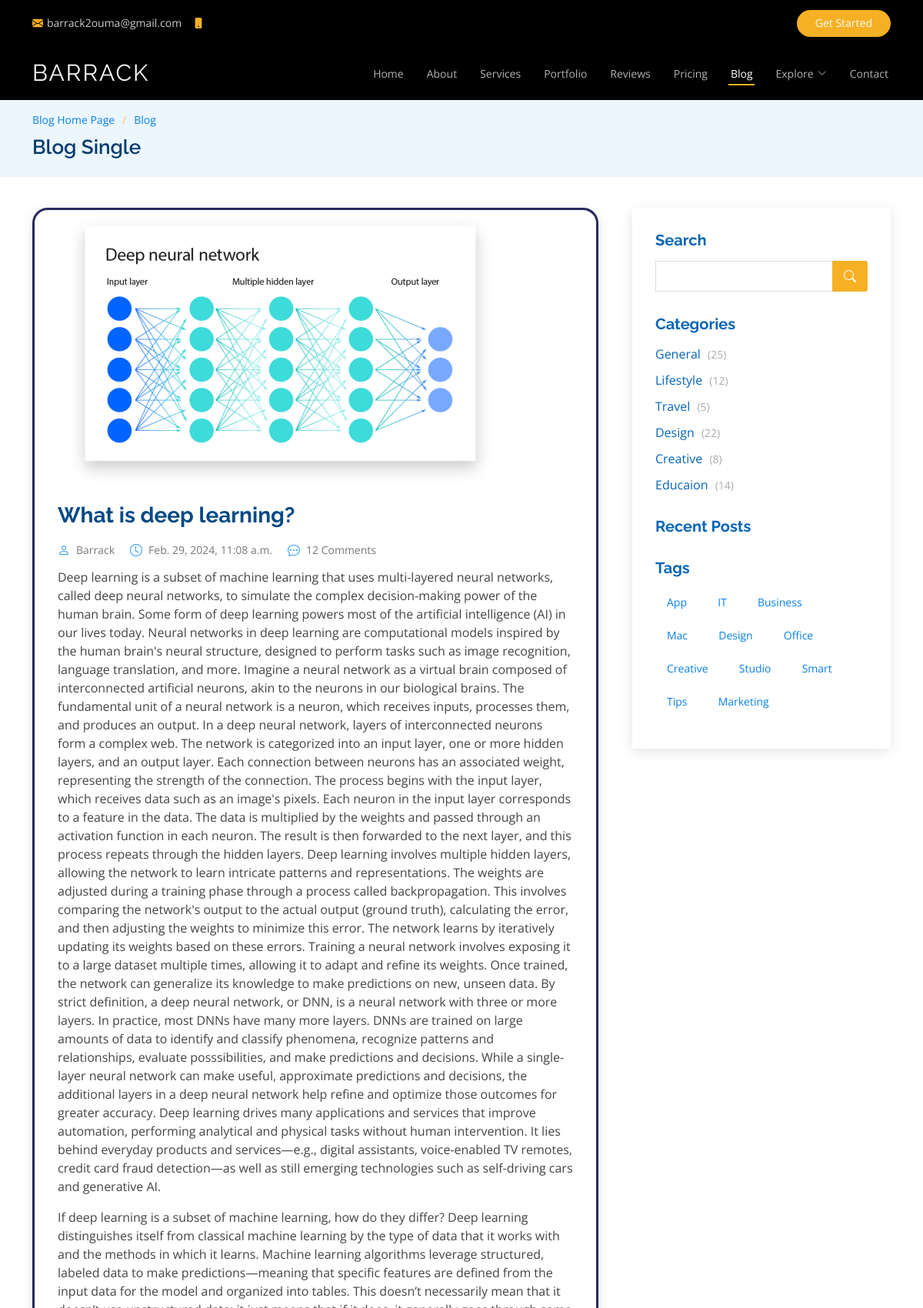
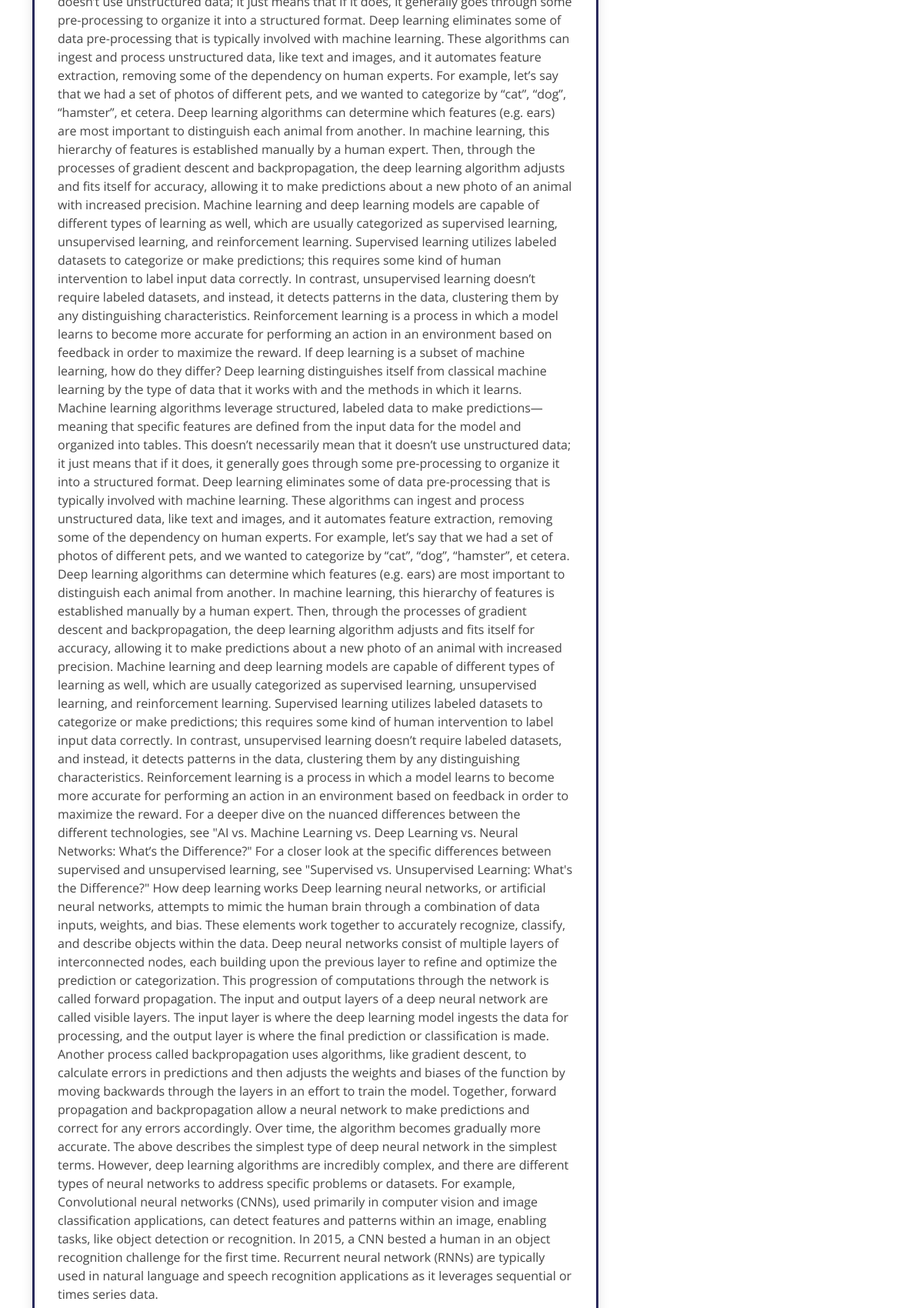
The page /blog_single/what-is-deep-learning/ (upper part) on the database its author committed (2 pictures, top to bottom).
### myapp/models.py (models this page shows, shortened)
class Post(models.Model):
    category = models.ForeignKey(Category, related_name='posts', on_delete=models.CASCADE)
    title = models.CharField(max_length=100)
    slug = models.SlugField(unique=True, blank=True)  # Make sure blank is allowed
    intro = models.TextField()
    paragraph_1 = models.TextField()
    my_back_quote = models.TextField()
    subheading = models.TextField()
    paragraph_2 = models.TextField()
    paragraph_3 = models.TextField()
    conclusion = models.TextField()
    created_at = models.DateTimeField(default=datetime.now, blank=True)
    image = models.ImageField(upload_to='uploads/', blank=True, null=True)
    image_2 = models.ImageField(upload_to='uploads/', blank=True, null=True)
    class Meta:
        ordering = ('-created_at',)

### myapp/views.py (the view)
# urls.py: path('blog_single/<slug:slug>/', views.blog_single, name='blog_single'),
def blog_single(request, slug):
    post = get_object_or_404(Post, slug=slug)
    return render(request, 'blog_single.html', {'post': post})

### templates/blog_single.html (shortened to what this page needs)
{% load static %}
<!DOCTYPE html>
<html lang="en">
  <head>
    <link href="{% static 'assets/vendor/animate.css/animate.min.css' %}" rel="stylesheet" />
    <link href="{% static 'assets/vendor/aos/aos.css' %}" rel="stylesheet" />
    <link
      href="{% static 'assets/vendor/bootstrap/css/bootstrap.min.css' %}"
      rel="stylesheet"
    />
    <link
      href="{% static 'assets/vendor/bootstrap-icons/bootstrap-icons.css' %}"
      rel="stylesheet"
    />
    <link href="{% static 'assets/vendor/boxicons/css/boxicons.min.css' %}" rel="stylesheet" />
    <link
      href="{% static 'assets/vendor/glightbox/css/glightbox.min.css' %}"
      rel="stylesheet"
    />
    <link href="{% static 'assets/vendor/remixicon/remixicon.css' %}" rel="stylesheet" />
    <link href="{% static 'assets/vendor/swiper/swiper-bundle.min.css' %}" rel="stylesheet" />
    <link href="{% static 'assets/css/style.css' %}" rel="stylesheet" />
  </head>
  <body>
    <div
      id="topbar"
      class="fixed-top d-flex align-items-center topbar-inner-pages"
    >
      <div
        class="container d-flex align-items-center justify-content-center justify-content-md-between"
      >
        <div class="contact-info d-flex align-items-center">
          <i class="bi bi-envelope-fill"></i
          ><a href="mailto:contact@example.com">barrack2ouma@gmail.com</a>
          <i class="bi bi-phone-fill phone-icon"></i> +254 7699 46415
        </div>
        <div class="cta d-none d-md-block">
          <a href="#about" class="scrollto">Get Started</a>
        </div>
      </div>
    </div>
    <header
      id="header"
      class="fixed-top d-flex align-items-center header-inner-pages"
    >
      <div class="container d-flex align-items-center justify-content-between">
        <h1 class="logo"><a href="{% url 'index' %}">BARRACK</a></h1>
        <nav id="navbar" class="navbar">
          <ul>
            <li><a class="nav-link scrollto" href="{% url 'index' %}">Home</a></li>
            <li><a class="nav-link scrollto" href="{% url 'index' %}#about">About</a></li>
            <li><a class="nav-link scrollto" href="{% url 'index' %}#services">Services</a></li>
            <li>
              <a class="nav-link scrollto" href="{% url 'index' %}#portfolio">Portfolio</a>
            </li>
            <li><a class="nav-link scrollto" href="{% url 'index' %}#team">Reviews</a></li>
            <li><a class="nav-link scrollto" href="{% url 'index' %}#pricing">Pricing</a></li>
            <li><a class="active" href="{% url 'blog' %}">Blog</a></li>
            <li class="dropdown">
              <a href="#"
                ><span>Explore</span> <i class="bi bi-chevron-down"></i
              ></a>
            </li>
            <li><a class="nav-link scrollto" href="{% url 'index' %}#contact">Contact</a></li>
          </ul>
        </nav>
      </div>
    </header>
    <main id="main">
      <section id="breadcrumbs" class="breadcrumbs">
        <div class="container">
          <ol>
            <li><a href="{% url 'blog' %}">Blog Home Page</a></li>
            <li><a href="{% url 'blog' %}">Blog</a></li>
          </ol>
          <h2>Blog Single</h2>
        </div>
      </section>
      <section id="blog" class="blog">
        <div class="container" data-aos="fade-up">
          <div class="row">
            <div class="col-lg-8 entries">
              <article class="entry entry-single">
                {% if post.image %}
                <div class="entry-img">
                  <img
                    src="{{ post.image.url }}"
                    alt=""
                    class="img-fluid"
                  />
                </div>
                {% endif %}
                <h2 class="entry-title">
                  <a href="{% url 'blog_single' slug=post.slug %}"
                    >{{ post.title }}</a
                  >
                </h2>
                <div class="entry-meta">
                  <ul>
                    <li class="d-flex align-items-center">
                      <i class="bi bi-person"></i>
                      <a href="#">Barrack</a>
                    </li>
                    <li class="d-flex align-items-center">
                      <i class="bi bi-clock"></i>
                      <a href="#"
                        ><time datetime="2020-01-01">{{ post.created_at }}</time></a
                      >
                    </li>
                    <li class="d-flex align-items-center">
                      <i class="bi bi-chat-dots"></i>
                      <a href="#">12 Comments</a>
                    </li>
                  </ul>
                </div>
                <div class="entry-content">
                  <p>
                    {{post.intro}}
                  </p>
                  <p>
                    {{post.paragraph_1}}
                </div>
              </article>
            </div>
            <div class="col-lg-4">
              <div class="sidebar">
                <h3 class="sidebar-title">Search</h3>
                <div class="sidebar-item search-form">
                  <form action="">
                    <input type="text" />
                    <button type="submit"><i class="bi bi-search"></i></button>
                  </form>
                </div>
                <h3 class="sidebar-title">Categories</h3>
                <div class="sidebar-item categories">
                  <ul>
                    <li>
                      <a href="#">General <span>(25)</span></a>
                    </li>
                    <li>
                      <a href="#">Lifestyle <span>(12)</span></a>
                    </li>
                    <li>
                      <a href="#">Travel <span>(5)</span></a>
                    </li>
                    <li>
                      <a href="#">Design <span>(22)</span></a>
                    </li>
                    <li>
                      <a href="#">Creative <span>(8)</span></a>
                    </li>
                    <li>
                      <a href="#">Educaion <span>(14)</span></a>
                    </li>
                  </ul>
                </div>
                <h3 class="sidebar-title">Recent Posts</h3>
                <h3 class="sidebar-title">Tags</h3>
                <div class="sidebar-item tags">
                  <ul>
                    <li><a href="#">App</a></li>
                    <li><a href="#">IT</a></li>
                    <li><a href="#">Business</a></li>
                    <li><a href="#">Mac</a></li>
                    <li><a href="#">Design</a></li>
                    <li><a href="#">Office</a></li>
                    <li><a href="#">Creative</a></li>
                    <li><a href="#">Studio</a></li>
                    <li><a href="#">Smart</a></li>
                    <li><a href="#">Tips</a></li>
                    <li><a href="#">Marketing</a></li>
                  </ul>
                </div>
              </div>
            </div>
          </div>
        </div>
      </section>
    </main>
  </body>
</html>

### rows shown on the page
Post: image (picture), title "What is deep learning?", created_at "Feb. 29, 2024, 11:08 a.m.", intro "Deep learning is a subset of machine learning that uses multi-layered neural networks, called deep neural networks, to simulate the complex decision-making power of the human brain. Some form of deep learning powers most of the artificial intelligence (AI) in our lives today. Neural networks in deep learning are computational models inspired by the human brain's neural structure, designed to perform tasks such as image recognition, language translation, and more. Imagine a neural network as a virtual brain composed of interconnected artificial neurons, akin to the neurons in our biological brains. The fundamental unit of a neural network is a neuron, which receives inputs, processes them,…", paragraph_1 "If deep learning is a subset of machine learning, how do they differ? Deep learning distinguishes itself from classical machine learning by the type of data that it works with and the methods in which it learns. Machine learning algorithms leverage structured, labeled data to make predictions—meaning that specific features are defined from the input data for the model and organized into tables. This doesn’t necessarily mean that it doesn’t use unstructured data; it just means that if it does, it generally goes through some pre-processing to organize it into a structured format. Deep learning eliminates some of data pre-processing that is typically involved with machine learning. These…"
